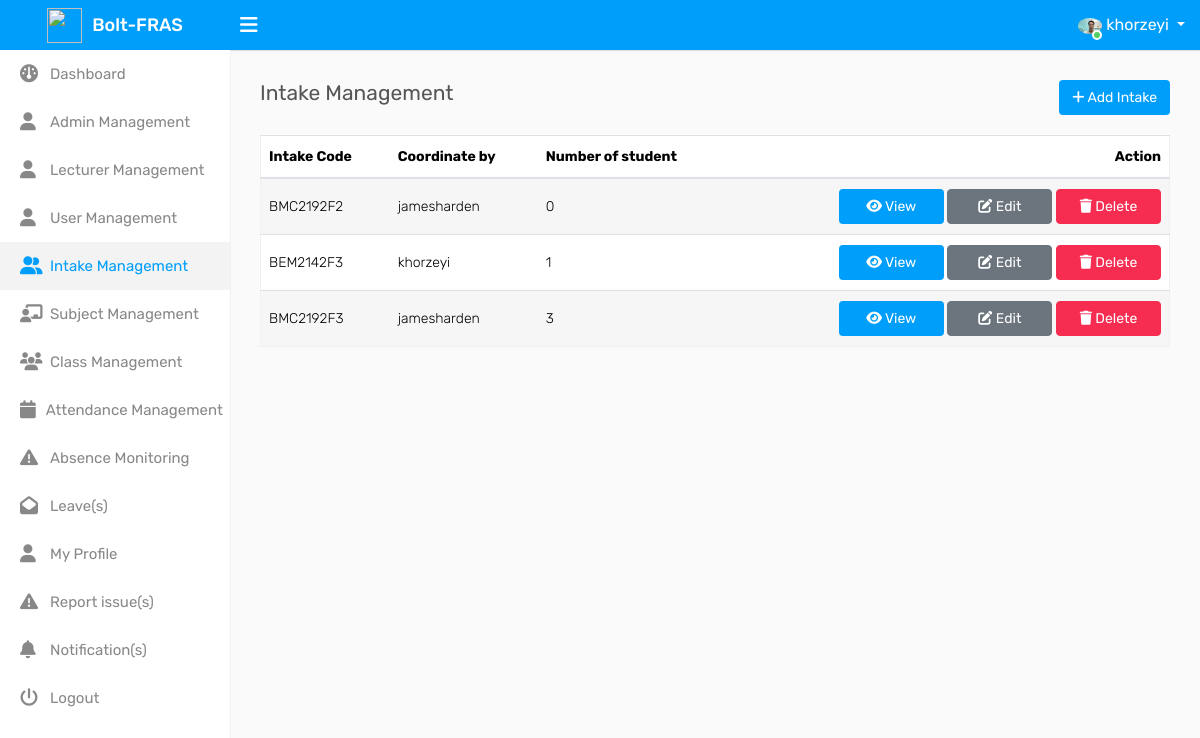
/admin-intake-management (signed in), run on an earlier commit of the app's database.
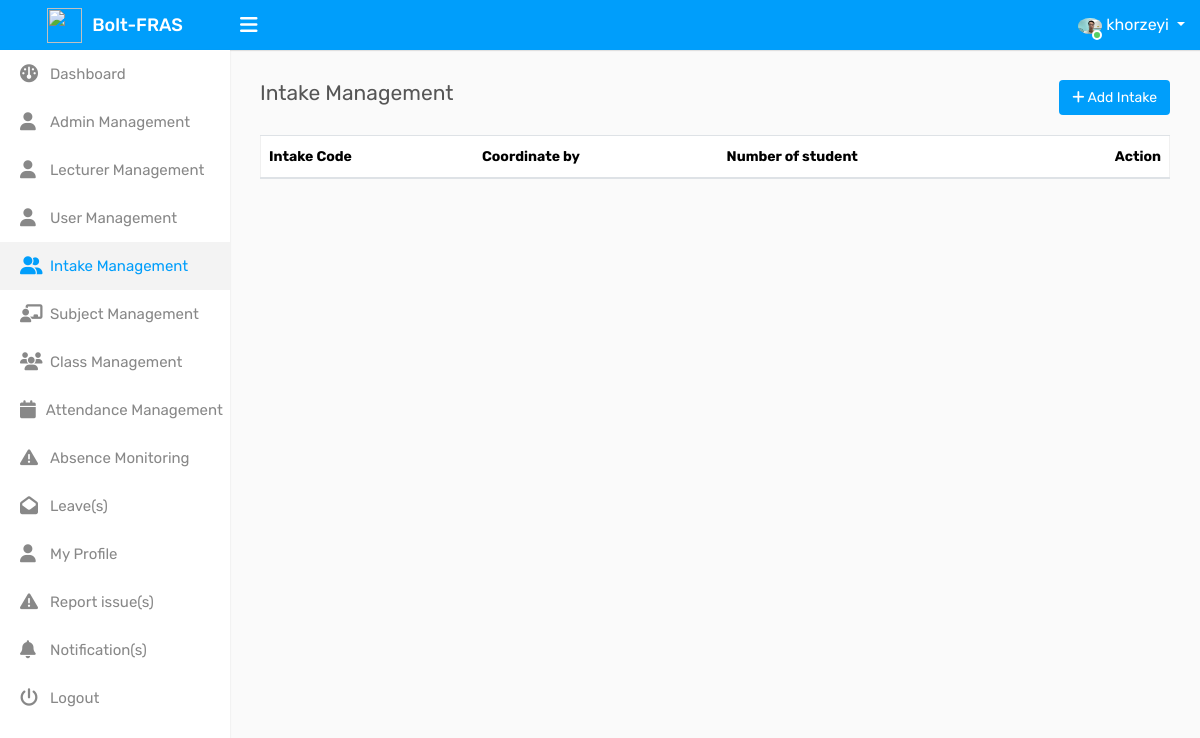
And on a later commit of the database.
### system/models.py (models this page shows, shortened)
class IntakeTable(models.Model):
    intakeCode = models.CharField(max_length=255, primary_key=True, default="Not provided")
    adminId = models.ForeignKey(AdminProfile, on_delete=models.CASCADE, default="Not provided")

class AdminProfile(models.Model):
    adminId = models.CharField(max_length=50, primary_key=True, default="Not provided")
    user = models.OneToOneField(User, on_delete=models.CASCADE, limit_choices_to={'groups__name': 'admin'})
    adminProfileImage = models.ImageField(null=True, blank=True, upload_to='adminProfileImage', default='adminProfileImage/default.png')

### system/decorators.py (the view)
        def wrapper_func(request, *args, **kwargs):
            group = None
            if request.user.groups.exists():
                group = request.user.groups.all()[0].name
            if group in allow_roles:
                return view_func(request, *args, **kwargs)
            else:
                message = 'Sorry, you are not allowed to view this page'
                return render(request, 'error.html', {'message': message})

### system/context_processors.py (called while the page is built)
def notification_count(request):
    allowed_groups = ['admin', 'user']
    if request.user.is_authenticated and request.user.groups.filter(name__in=allowed_groups).exists():
        notifications = NotificationTable.objects.filter(receiver=request.user.username, status='delivered')
        notification_count = notifications.count()
    else:
        notification_count = 0
    return {'notification_count': notification_count}

def unread_leave_count(request):
    allowed_groups = ['admin']
    if request.user.is_authenticated and request.user.groups.filter(name='admin').exists():
        user = request.user
        admin = AdminProfile.objects.get(user=user)
        leaves = LeaveTable.objects.filter(adminID=admin, status='pending')
        leave_count = leaves.count()
    else:
        leave_count = 0
    return {'leave_count': leave_count}

### system/views/admin_views.py (called while the page is built)
@login_required(login_url='/')
@allow_users(allow_roles=['admin'])
def admin_intakeManagement(request):
    intakes = IntakeTable.objects.all()
    return render(request, 'admin-templates/intakeManagement.html', {'intakes': intakes})

### system/templates/admin-templates/intakeManagement.html (shortened to what this page needs)
{% load static %}
{% include 'head.html' %}
<body>
    <div class="main-wrapper">
        {% include 'header_admin.html' %}
        <div class="page-wrapper">
            <div class="content">
                <div class="row">
                    <div class="col-sm-4 col-3">
                        <h4 class="page-title">Intake Management</h4>
                    </div>
                    <div class="col-sm-8 col-9 text-right m-b-20">
                        <a href="admin-create-intake" class="btn btn-primary float-right"><i class="fa fa-plus"></i> Add Intake</a>
                    </div>
                </div>
                <div class="row">
                    <div class="col-md-12">
                        <div class="table-responsive">
                            <table  id="example" class="table table-striped custom-table mb-0">
                                <thead>
                                    <tr>
                                        <th>Intake Code</th>
                                        <th>Coordinate by</th>
                                        <th>Number of student</th>
                                        <th class="text-right disable-sort">Action</th>
                                    </tr>
                                </thead>
                                <tbody>
                                    {% for intake in intakes %}
                                            <tr>
                                                <td>{{ intake.intakeCode }}</td>
                                                <td>{{ intake.adminId.user.username }}</td>
                                                <td>{{ intake.userprofile_set.count }}</td>
                                                <td class="text-right">
                                                    <a href="admin-view-intake/{{intake.intakeCode}}"><button type="button" class="btn btn-primary" style="width: 105px;"><i class="fa fa-eye"></i> View</button></a>
                                                    <a href="admin-edit-intake/{{intake.intakeCode}}"><button type="button" class="btn btn-secondary" style="width: 105px;"><i class="fa fa-edit"></i> Edit</button></a>
                                                    <button type="button" class="btn btn-danger delete-user-button" data-toggle="modal" data-target="#popup_modal_{{ intake.intakeCode }}" style="width: 105px;"><i class="fa fa-trash"></i> Delete</button>
                                                </td>
                                            </tr>
                                    {% endfor %}
                                </tbody>
                            </table>
                        </div>
                    </div>
                </div>
            </div>
        </div>
    </div>
</body>
</html>

What changed in the data, as far as the page shows it:
removed IntakeTable: intakeCode "BMC2192F2", adminId.user.username "jamesharden", userprofile_set.count "0"
removed IntakeTable: intakeCode "BEM2142F3", adminId.user.username "khorzeyi", userprofile_set.count "1"
removed IntakeTable: intakeCode "BMC2192F3", adminId.user.username "jamesharden", userprofile_set.count "3"
